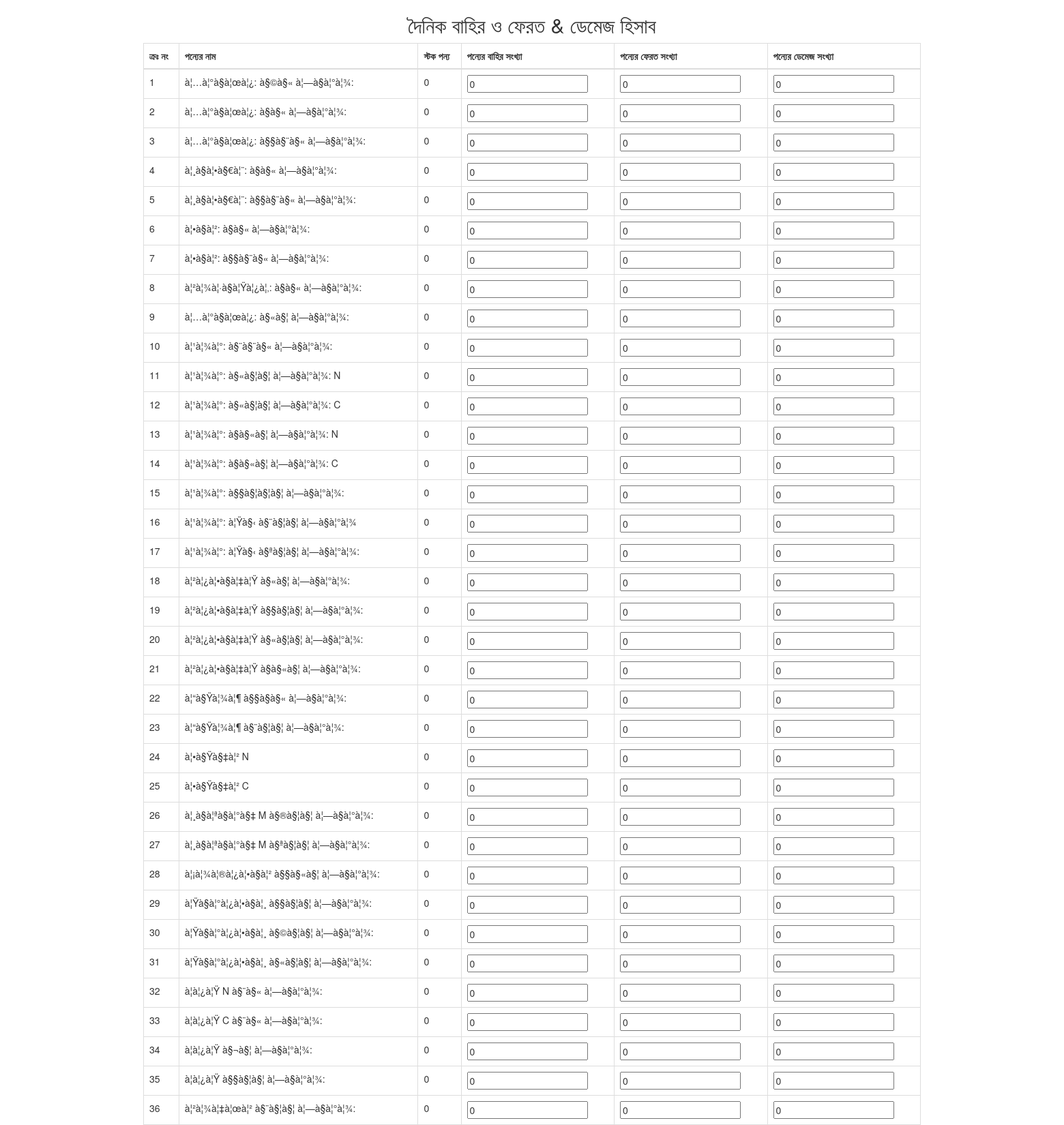
Page /ripon1/Exit_Back.php (upper part) on the committed database.
### tables this page shows
CREATE TABLE IF NOT EXISTS `product` (
  `id` int(8) unsigned NOT NULL AUTO_INCREMENT,
  `product_name` varchar(255) NOT NULL,
  `out` int(8) NOT NULL DEFAULT '0',
  `return` int(8) NOT NULL DEFAULT '0',
  `everyday_sell` int(10) NOT NULL DEFAULT '0',
  `damage_product` int(10) NOT NULL DEFAULT '0',
  `damage_total_product` int(10) NOT NULL DEFAULT '0',
  `damage_total_value` float NOT NULL DEFAULT '0',
  `unit_price` float NOT NULL DEFAULT '0',
  `current_stock` int(10) NOT NULL DEFAULT '0',
  `current_stock_value` float NOT NULL DEFAULT '0',
  `total_sell_number` int(10) NOT NULL DEFAULT '0',
  `total_sell_value` float NOT NULL DEFAULT '0',
  `company_name` varchar(255) NOT NULL,
  PRIMARY KEY (`id`)
);

### ripon1/Exit_Back.php (the view, shortened to what this page needs)
<!DOCTYPE html PUBLIC "-//W3C//DTD XHTML 1.0 Transitional//EN" "http://www.w3.org/TR/xhtml1/DTD/xhtml1-transitional.dtd">
<html lang="en">
<head>
  <link rel="stylesheet" href="bootstrap.min.css">
</head>
<body>
<div class="container">
  <h2><center>দৈনিক বাহির ও ফেরত & ডেমেজ হিসাব</center> </h2>
  <table class="table table-bordered">
    <thead>
      <tr>
		<th>ক্রঃ নং </th>
		<th>পন্যের নাম</th>
		<th>স্টক পন্য</th>
        <th>পন্যের বাহির সংখ্যা</th>
        <th>পন্যের ফেরত সংখ্যা</th>
	    <th>পন্যের ডেমেজ সংখ্যা</th>
      </tr>
    </thead>
	<form action="exit_back_action.php" method="post">
    <tbody>
	 <?php
$conn=mysqli_connect("localhost","root","","ripon1");
$sql = "SELECT * FROM product";
$ra=mysqli_query($conn,$sql);
if ($ra->num_rows > 0) {
	$i=1;
    while($row = $ra->fetch_assoc()) {
        echo "
		<tr>
		<input type='hidden' name='ids[]' value='".$row['id']."'/>
		<td>".$i."</td>
		<td>".$row['product_name']."</td>
		<td>".$row['current_stock']."</td>
		<td><input type='text' name='outs[]' value='".$row['out']."'/></td>
		<td><input type='text' name='returns[]' value='".$row['return']."'/></td>
		<td><input type='text' name='damages[]' value='".$row['damage_product']."'/></td>
		 </tr>";
		$i++;
    }
} else {
    echo "0 results";
}
?>
    </tbody>
  </table>
</div>
</body>
</html>

### rows in the picture
product: product_name "à¦…à¦°à§à¦œà¦¿: à§©à§« à¦—à§à¦°à¦¾:", current_stock "0", out "0", return "0", damage_product "0"
product: product_name "à¦…à¦°à§à¦œà¦¿: à§­à§« à¦—à§à¦°à¦¾:", current_stock "0", out "0", return "0", damage_product "0"
product: product_name "à¦…à¦°à§à¦œà¦¿: à§§à§¨à§« à¦—à§à¦°à¦¾:", current_stock "0", out "0", return "0", damage_product "0"
product: product_name "à¦¸à§à¦•à§€à¦¨: à§­à§« à¦—à§à¦°à¦¾:", current_stock "0", out "0", return "0", damage_product "0"
product: product_name "à¦¸à§à¦•à§€à¦¨: à§§à§¨à§« à¦—à§à¦°à¦¾:", current_stock "0", out "0", return "0", damage_product "0"
product: product_name "à¦•à§à¦²: à§­à§« à¦—à§à¦°à¦¾:", current_stock "0", out "0", return "0", damage_product "0"
product: product_name "à¦•à§à¦²: à§§à§¨à§« à¦—à§à¦°à¦¾:", current_stock "0", out "0", return "0", damage_product "0"
product: product_name "à¦²à¦¾à¦·à§à¦Ÿà¦¿à¦‚: à§­à§« à¦—à§à¦°à¦¾:", current_stock "0", out "0", return "0", damage_product "0"
product: product_name "à¦…à¦°à§à¦œà¦¿: à§«à§¦ à¦—à§à¦°à¦¾:", current_stock "0", out "0", return "0", damage_product "0"
product: product_name "à¦¹à¦¾à¦°: à§¨à§¨à§« à¦—à§à¦°à¦¾:", current_stock "0", out "0", return "0", damage_product "0"
product: product_name "à¦¹à¦¾à¦°: à§«à§¦à§¦ à¦—à§à¦°à¦¾: N", current_stock "0", out "0", return "0", damage_product "0"
product: product_name "à¦¹à¦¾à¦°: à§«à§¦à§¦ à¦—à§à¦°à¦¾: C", current_stock "0", out "0", return "0", damage_product "0"
product: product_name "à¦¹à¦¾à¦°: à§­à§«à§¦ à¦—à§à¦°à¦¾: N", current_stock "0", out "0", return "0", damage_product "0"
product: product_name "à¦¹à¦¾à¦°: à§­à§«à§¦ à¦—à§à¦°à¦¾: C", current_stock "0", out "0", return "0", damage_product "0"
product: product_name "à¦¹à¦¾à¦°: à§§à§¦à§¦à§¦ à¦—à§à¦°à¦¾:", current_stock "0", out "0", return "0", damage_product "0"
product: product_name "à¦¹à¦¾à¦°: à¦Ÿà§‹ à§¨à§¦à§¦ à¦—à§à¦°à¦¾", current_stock "0", out "0", return "0", damage_product "0"
product: product_name "à¦¹à¦¾à¦°: à¦Ÿà§‹ à§ªà§¦à§¦ à¦—à§à¦°à¦¾:", current_stock "0", out "0", return "0", damage_product "0"
product: product_name "à¦²à¦¿à¦•à§à¦‡à¦Ÿ à§«à§¦ à¦—à§à¦°à¦¾:", current_stock "0", out "0", return "0", damage_product "0"
product: product_name "à¦²à¦¿à¦•à§à¦‡à¦Ÿ à§§à§¦à§¦ à¦—à§à¦°à¦¾:", current_stock "0", out "0", return "0", damage_product "0"
product: product_name "à¦²à¦¿à¦•à§à¦‡à¦Ÿ à§«à§¦à§¦ à¦—à§à¦°à¦¾:", current_stock "0", out "0", return "0", damage_product "0"
product: product_name "à¦²à¦¿à¦•à§à¦‡à¦Ÿ à§­à§«à§¦ à¦—à§à¦°à¦¾:", current_stock "0", out "0", return "0", damage_product "0"
product: product_name "à¦“à§Ÿà¦¾à¦¶ à§§à§­à§« à¦—à§à¦°à¦¾:", current_stock "0", out "0", return "0", damage_product "0"
product: product_name "à¦“à§Ÿà¦¾à¦¶ à§¨à§¦à§¦ à¦—à§à¦°à¦¾:", current_stock "0", out "0", return "0", damage_product "0"
product: product_name "à¦•à§Ÿà§‡à¦² N", current_stock "0", out "0", return "0", damage_product "0"
product: product_name "à¦•à§Ÿà§‡à¦² C", current_stock "0", out "0", return "0", damage_product "0"
product: product_name "à¦¸à§à¦ªà§à¦°à§‡ M à§®à§¦à§¦ à¦—à§à¦°à¦¾:", current_stock "0", out "0", return "0", damage_product "0"
product: product_name "à¦¸à§à¦ªà§à¦°à§‡ M à§ªà§¦à§¦ à¦—à§à¦°à¦¾:", current_stock "0", out "0", return "0", damage_product "0"
product: product_name "à¦¡à¦¾à¦®à¦¿à¦•à§à¦² à§§à§«à§¦ à¦—à§à¦°à¦¾:", current_stock "0", out "0", return "0", damage_product "0"
product: product_name "à¦Ÿà§à¦°à¦¿à¦•à§à¦¸ à§§à§¦à§¦ à¦—à§à¦°à¦¾:", current_stock "0", out "0", return "0", damage_product "0"
product: product_name "à¦Ÿà§à¦°à¦¿à¦•à§à¦¸ à§©à§¦à§¦ à¦—à§à¦°à¦¾:", current_stock "0", out "0", return "0", damage_product "0"
product: product_name "à¦Ÿà§à¦°à¦¿à¦•à§à¦¸ à§«à§¦à§¦ à¦—à§à¦°à¦¾:", current_stock "0", out "0", return "0", damage_product "0"
product: product_name "à¦­à¦¿à¦Ÿ N à§¨à§« à¦—à§à¦°à¦¾:", current_stock "0", out "0", return "0", damage_product "0"
product: product_name "à¦­à¦¿à¦Ÿ C à§¨à§« à¦—à§à¦°à¦¾:", current_stock "0", out "0", return "0", damage_product "0"
product: product_name "à¦­à¦¿à¦Ÿ à§¬à§¦ à¦—à§à¦°à¦¾:", current_stock "0", out "0", return "0", damage_product "0"
product: product_name "à¦­à¦¿à¦Ÿ à§§à§¦à§¦ à¦—à§à¦°à¦¾:", current_stock "0", out "0", return "0", damage_product "0"
product: product_name "à¦²à¦¾à¦‡à¦œà¦² à§¨à§¦à§¦ à¦—à§à¦°à¦¾:", current_stock "0", out "0", return "0", damage_product "0"
